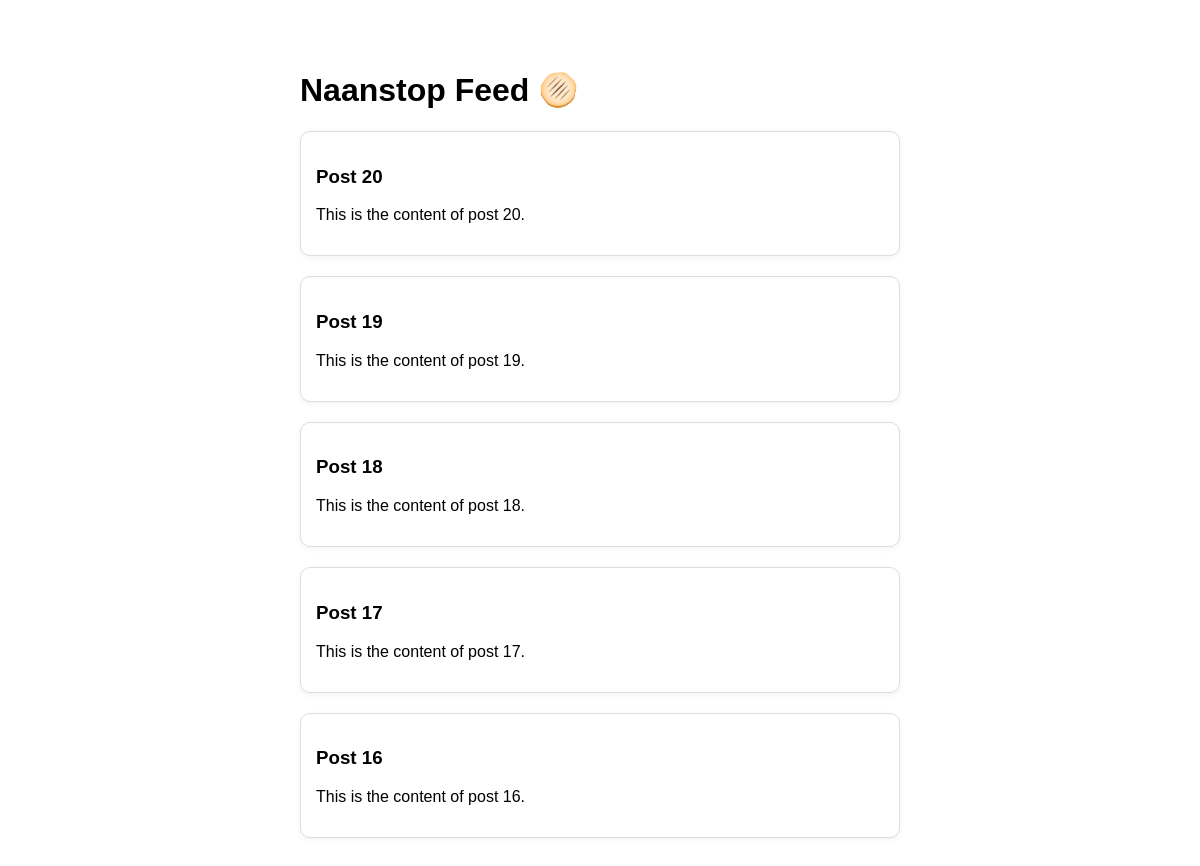
The page / on the database its author committed.
### home/models.py (models this page shows, shortened)
class Post(models.Model):
    title = models.CharField(max_length=100)
    content = models.TextField()
    created_at = models.DateTimeField(auto_now_add=True)

### home/views.py (the view)
# urls.py: path('', views.index, name='index'),
def index(request):
    posts = Post.objects.all().order_by('-created_at')[:5]
    return render(request, 'home/index.html', {'posts': posts})

### home/templates/home/index.html (shortened to what this page needs)
<!DOCTYPE html>
<html lang="en">
<head>
</head>
<body>
    <h1>Naanstop Feed 🫓</h1>
    <div id="post-container">
        {% include 'home/post_list.html' %}
    </div>
    <div
        id="scroll-trigger"
        hx-get="{% url 'load_more_posts' %}?offset=5"
        hx-trigger="revealed"
        hx-swap="beforeend"
        hx-target="#post-container">
    </div>
</body>
</html>

### home/templates/home/post_list.html (shortened to what this page needs)
{% if posts %}
    {% for post in posts %}
        <div class="post-card">
            <h3>{{ post.title }}</h3>
            <p>{{ post.content }}</p>
        </div>
    {% endfor %}
{% else %}
    <p>No more posts 😴</p>
{% endif %}

### home/templates/home/index.html (style rules this page uses)
body { font-family: Arial, sans-serif; max-width: 600px; margin: 40px auto; padding: 10px; }
.post-card { background: #fff; border: 1px solid #ddd; border-radius: 10px; padding: 15px; margin-bottom: 20px; box-shadow: 0 2px 6px rgba(0,0,0,0.05); }
#scroll-trigger { text-align: center; padding: 15px; color: #888; }

### rows shown on the page
Post: title "Post 20", content "This is the content of post 20."
Post: title "Post 19", content "This is the content of post 19."
Post: title "Post 18", content "This is the content of post 18."
Post: title "Post 17", content "This is the content of post 17."
Post: title "Post 16", content "This is the content of post 16."
